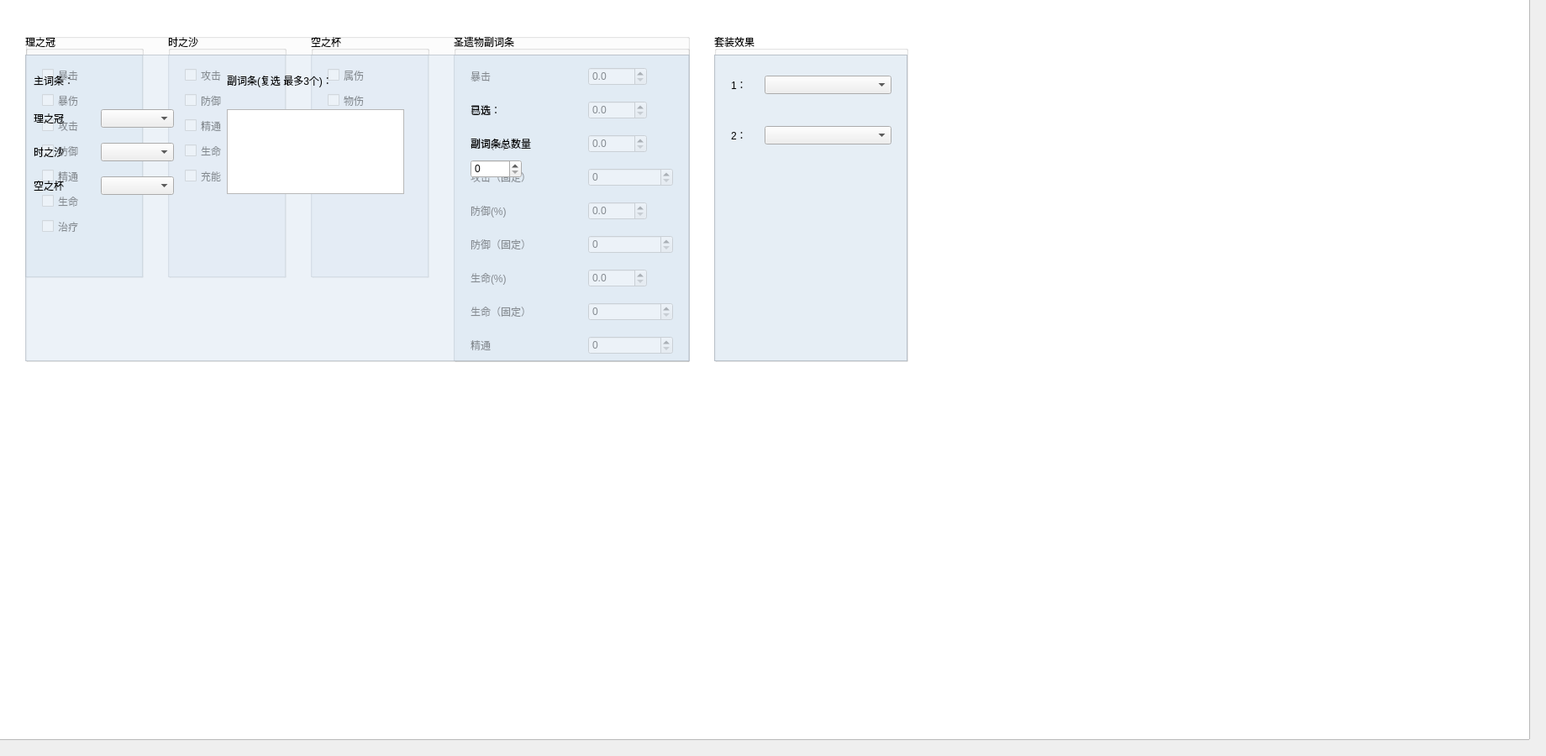
    <widget class="QWidget" name="tab_4">
     <attribute name="title">
      <string>圣遗物</string>
     </attribute>
     <widget class="QGroupBox" name="grp_head">
      <property name="geometry">
       <rect>
        <x>30</x>
        <y>40</y>
        <width>141</width>
        <height>291</height>
       </rect>
      </property>
      <property name="title">
       <string>理之冠</string>
      </property>
      <widget class="QCheckBox" name="cbox_h_cr">
       <property name="geometry">
        <rect>
         <x>20</x>
         <y>40</y>
         <width>91</width>
         <height>19</height>
        </rect>
       </property>
       <property name="text">
        <string>暴击</string>
       </property>
      </widget>
      <widget class="QCheckBox" name="cbox_h_cd">
       <property name="geometry">
        <rect>
         <x>20</x>
         <y>70</y>
         <width>91</width>
         <height>19</height>
        </rect>
       </property>
       <property name="text">
        <string>暴伤</string>
       </property>
      </widget>
      <widget class="QCheckBox" name="cbox_h_ar">
       <property name="geometry">
        <rect>
         <x>20</x>
         <y>100</y>
         <width>91</width>
         <height>19</height>
        </rect>
       </property>
       <property name="text">
        <string>攻击</string>
       </property>
      </widget>
      <widget class="QCheckBox" name="cbox_h_dr">
       <property name="geometry">
        <rect>
         <x>20</x>
         <y>130</y>
         <width>91</width>
         <height>19</height>
        </rect>
       </property>
       <property name="text">
        <string>防御</string>
       </property>
      </widget>
      <widget class="QCheckBox" name="cbox_h_em">
       <property name="geometry">
        <rect>
         <x>20</x>
         <y>160</y>
         <width>91</width>
         <height>19</height>
        </rect>
       </property>
       <property name="text">
        <string>精通</string>
       </property>
      </widget>
      <widget class="QCheckBox" name="cbox_h_hr">
       <property name="geometry">
        <rect>
         <x>20</x>
         <y>190</y>
         <width>91</width>
         <height>19</height>
        </rect>
       </property>
       <property name="text">
        <string>生命</string>
       </property>
      </widget>
      <widget class="QCheckBox" name="cbox_h_dheal">
       <property name="geometry">
        <rect>
         <x>20</x>
         <y>220</y>
         <width>91</width>
         <height>19</height>
        </rect>
       </property>
       <property name="text">
        <string>治疗</string>
       </property>
      </widget>
      <widget class="QGraphicsView" name="graphicsView_12">
       <property name="geometry">
        <rect>
         <x>0</x>
         <y>25</y>
         <width>140</width>
         <height>265</height>
        </rect>
       </property>
       <property name="styleSheet">
        <string notr="true">background-color: rgba(224, 234, 244,200)</string>
       </property>
      </widget>
      <zorder>graphicsView_12</zorder>
      <zorder>cbox_h_cr</zorder>
      <zorder>cbox_h_cd</zorder>
      <zorder>cbox_h_ar</zorder>
      <zorder>cbox_h_dr</zorder>
      <zorder>cbox_h_em</zorder>
      <zorder>cbox_h_hr</zorder>
      <zorder>cbox_h_dheal</zorder>
     </widget>
     <widget class="QGroupBox" name="grp_glass">
      <property name="geometry">
       <rect>
        <x>200</x>
        <y>40</y>
        <width>141</width>
        <height>291</height>
       </rect>
      </property>
      <property name="title">
       <string>时之沙</string>
      </property>
      <widget class="QCheckBox" name="cbox_g_ar">
       <property name="geometry">
        <rect>
         <x>20</x>
         <y>40</y>
         <width>91</width>
         <height>19</height>
        </rect>
       </property>
       <property name="text">
        <string>攻击</string>
       </property>
      </widget>
      <widget class="QCheckBox" name="cbox_g_dr">
       <property name="geometry">
        <rect>
         <x>20</x>
         <y>70</y>
         <width>91</width>
         <height>19</height>
        </rect>
       </property>
       <property name="text">
        <string>防御</string>
       </property>
      </widget>
      <widget class="QCheckBox" name="cbox_g_em">
       <property name="geometry">
        <rect>
         <x>20</x>
         <y>100</y>
         <width>91</width>
         <height>19</height>
        </rect>
       </property>
       <property name="text">
        <string>精通</string>
       </property>
      </widget>
      <widget class="QCheckBox" name="cbox_g_hr">
       <property name="geometry">
        <rect>
         <x>20</x>
         <y>130</y>
         <width>91</width>
         <height>19</height>
        </rect>
       </property>
       <property name="text">
        <string>生命</string>
       </property>
      </widget>
      <widget class="QCheckBox" name="cbox_g_ef">
       <property name="geometry">
        <rect>
         <x>20</x>
         <y>160</y>
         <width>91</width>
         <height>19</height>
        </rect>
       </property>
       <property name="text">
        <string>充能</string>
       </property>
      </widget>
      <widget class="QGraphicsView" name="graphicsView_10">
       <property name="geometry">
        <rect>
         <x>0</x>
         <y>25</y>
         <width>140</width>
         <height>265</height>
        </rect>
       </property>
       <property name="styleSheet">
        <string notr="true">background-color: rgba(224, 234, 244,150)</string>
       </property>
      </widget>
      <zorder>graphicsView_10</zorder>
      <zorder>cbox_g_ar</zorder>
      <zorder>cbox_g_dr</zorder>
      <zorder>cbox_g_em</zorder>
      <zorder>cbox_g_hr</zorder>
      <zorder>cbox_g_ef</zorder>
     </widget>
     <widget class="QGroupBox" name="grp_cup">
      <property name="geometry">
       <rect>
        <x>370</x>
        <y>40</y>
        <width>141</width>
        <height>291</height>
       </rect>
      </property>
      <property name="title">
       <string>空之杯</string>
      </property>
      <widget class="QCheckBox" name="cbox_c_ed">
       <property name="geometry">
        <rect>
         <x>20</x>
         <y>40</y>
         <width>91</width>
         <height>19</height>
        </rect>
       </property>
       <property name="text">
        <string>属伤</string>
       </property>
      </widget>
      <widget class="QCheckBox" name="cbox_c_dphys">
       <property name="geometry">
        <rect>
         <x>20</x>
         <y>70</y>
         <width>91</width>
         <height>19</height>
        </rect>
       </property>
       <property name="text">
        <string>物伤</string>
       </property>
      </widget>
      <widget class="QCheckBox" name="cbox_c_ar">
       <property name="geometry">
        <rect>
         <x>20</x>
         <y>100</y>
         <width>91</width>
         <height>19</height>
        </rect>
       </property>
       <property name="text">
        <string>攻击</string>
       </property>
      </widget>
      <widget class="QCheckBox" name="cbox_c_em">
       <property name="geometry">
        <rect>
         <x>20</x>
         <y>130</y>
         <width>91</width>
         <height>19</height>
        </rect>
       </property>
       <property name="text">
        <string>精通</string>
       </property>
      </widget>
      <widget class="QCheckBox" name="cbox_c_hr">
       <property name="geometry">
        <rect>
         <x>20</x>
         <y>160</y>
         <width>91</width>
         <height>19</height>
        </rect>
       </property>
       <property name="text">
        <string>生命</string>
       </property>
      </widget>
      <widget class="QGraphicsView" name="graphicsView_11">
       <property name="geometry">
        <rect>
         <x>0</x>
         <y>25</y>
         <width>140</width>
         <height>265</height>
        </rect>
       </property>
       <property name="styleSheet">
        <string notr="true">background-color: rgba(224, 234, 244,150)</string>
       </property>
      </widget>
      <zorder>graphicsView_11</zorder>
      <zorder>cbox_c_ed</zorder>
      <zorder>cbox_c_dphys</zorder>
      <zorder>cbox_c_ar</zorder>
      <zorder>cbox_c_em</zorder>
      <zorder>cbox_c_hr</zorder>
     </widget>
     <widget class="QGraphicsView" name="graphicsView_2">
      <property name="geometry">
       <rect>
        <x>-10</x>
        <y>-10</y>
        <width>1831</width>
        <height>891</height>
       </rect>
      </property>
      <property name="styleSheet">
       <string notr="true">background: url(./data/bg.png);	</string>
      </property>
     </widget>
     <widget class="QGroupBox" name="grp_sub">
      <property name="geometry">
       <rect>
        <x>540</x>
        <y>40</y>
        <width>281</width>
        <height>391</height>
       </rect>
      </property>
      <property name="title">
       <string>圣遗物副词条</string>
      </property>
      <widget class="QLabel" name="label_4">
       <property name="geometry">
        <rect>
         <x>20</x>
         <y>40</y>
         <width>61</width>
         <height>21</height>
        </rect>
       </property>
       <property name="text">
        <string>暴击</string>
       </property>
      </widget>
      <widget class="QDoubleSpinBox" name="digit_cr">
       <property name="geometry">
        <rect>
         <x>160</x>
         <y>40</y>
         <width>70</width>
         <height>22</height>
        </rect>
       </property>
       <property name="decimals">
        <number>1</number>
       </property>
       <property name="maximum">
        <double>1000.000000000000000</double>
       </property>
       <property name="singleStep">
        <double>1.000000000000000</double>
       </property>
      </widget>
      <widget class="QLabel" name="label_10">
       <property name="geometry">
        <rect>
         <x>20</x>
         <y>240</y>
         <width>101</width>
         <height>21</height>
        </rect>
       </property>
       <property name="text">
        <string>防御（固定）</string>
       </property>
      </widget>
      <widget class="QDoubleSpinBox" name="digit_cd">
       <property name="geometry">
        <rect>
         <x>160</x>
         <y>80</y>
         <width>70</width>
         <height>22</height>
        </rect>
       </property>
       <property name="decimals">
        <number>1</number>
       </property>
       <property name="maximum">
        <double>1000.000000000000000</double>
       </property>
       <property name="singleStep">
        <double>1.000000000000000</double>
       </property>
      </widget>
      <widget class="QDoubleSpinBox" name="digit_ar">
       <property name="geometry">
        <rect>
         <x>160</x>
         <y>120</y>
         <width>70</width>
         <height>22</height>
        </rect>
       </property>
       <property name="decimals">
        <number>1</number>
       </property>
       <property name="maximum">
        <double>1000.000000000000000</double>
       </property>
       <property name="singleStep">
        <double>1.000000000000000</double>
       </property>
      </widget>
      <widget class="QDoubleSpinBox" name="digit_dr">
       <property name="geometry">
        <rect>
         <x>160</x>
         <y>200</y>
         <width>70</width>
         <height>22</height>
        </rect>
       </property>
       <property name="decimals">
        <number>1</number>
       </property>
       <property name="maximum">
        <double>1000.000000000000000</double>
       </property>
       <property name="singleStep">
        <double>1.000000000000000</double>
       </property>
      </widget>
      <widget class="QLabel" name="label_9">
       <property name="geometry">
        <rect>
         <x>20</x>
         <y>200</y>
         <width>71</width>
         <height>21</height>
        </rect>
       </property>
       <property name="text">
        <string>防御(%)</string>
       </property>
      </widget>
      <widget class="QLabel" name="label_8">
       <property name="geometry">
        <rect>
         <x>20</x>
         <y>160</y>
         <width>101</width>
         <height>21</height>
        </rect>
       </property>
       <property name="text">
        <string>攻击（固定）</string>
       </property>
      </widget>
      <widget class="QLabel" name="label_7">
       <property name="geometry">
        <rect>
         <x>20</x>
         <y>120</y>
         <width>71</width>
         <height>21</height>
        </rect>
       </property>
       <property name="text">
        <string>攻击(%)</string>
       </property>
      </widget>
      <widget class="QLabel" name="label_5">
       <property name="geometry">
        <rect>
         <x>20</x>
         <y>80</y>
         <width>61</width>
         <height>21</height>
        </rect>
       </property>
       <property name="text">
        <string>暴伤</string>
       </property>
      </widget>
      <widget class="QLabel" name="label_11">
       <property name="geometry">
        <rect>
         <x>20</x>
         <y>280</y>
         <width>71</width>
         <height>21</height>
        </rect>
       </property>
       <property name="text">
        <string>生命(%)</string>
       </property>
      </widget>
      <widget class="QLabel" name="label_12">
       <property name="geometry">
        <rect>
         <x>20</x>
         <y>320</y>
         <width>101</width>
         <height>21</height>
        </rect>
       </property>
       <property name="text">
        <string>生命（固定）</string>
       </property>
      </widget>
      <widget class="QDoubleSpinBox" name="digit_hr">
       <property name="geometry">
        <rect>
         <x>160</x>
         <y>280</y>
         <width>70</width>
         <height>22</height>
        </rect>
       </property>
       <property name="decimals">
        <number>1</number>
       </property>
       <property name="maximum">
        <double>1000.000000000000000</double>
       </property>
       <property name="singleStep">
        <double>1.000000000000000</double>
       </property>
      </widget>
      <widget class="QSpinBox" name="digit_sh">
       <property name="geometry">
        <rect>
         <x>160</x>
         <y>320</y>
         <width>101</width>
         <height>22</height>
        </rect>
       </property>
       <property name="maximum">
        <number>5000</number>
       </property>
      </widget>
      <widget class="QSpinBox" name="digit_sd">
       <property name="geometry">
        <rect>
         <x>160</x>
         <y>240</y>
         <width>101</width>
         <height>22</height>
        </rect>
       </property>
       <property name="maximum">
        <number>5000</number>
       </property>
      </widget>
      <widget class="QSpinBox" name="digit_sa">
       <property name="geometry">
        <rect>
         <x>160</x>
         <y>160</y>
         <width>101</width>
         <height>22</height>
        </rect>
       </property>
       <property name="maximum">
        <number>5000</number>
       </property>
      </widget>
      <widget class="QLabel" name="label_20">
       <property name="geometry">
        <rect>
         <x>20</x>
         <y>360</y>
         <width>101</width>
         <height>21</height>
        </rect>
       </property>
       <property name="text">
        <string>精通</string>
       </property>
      </widget>
      <widget class="QSpinBox" name="digit_em">
       <property name="geometry">
        <rect>
         <x>160</x>
         <y>360</y>
         <width>101</width>
         <height>22</height>
        </rect>
       </property>
       <property name="maximum">
        <number>5000</number>
       </property>
      </widget>
      <widget class="QGraphicsView" name="graphicsView_13">
       <property name="geometry">
        <rect>
         <x>0</x>
         <y>25</y>
         <width>280</width>
         <height>365</height>
        </rect>
       </property>
       <property name="styleSheet">
        <string notr="true">background-color: rgba(224, 234, 244,200)</string>
       </property>
      </widget>
      <zorder>graphicsView_13</zorder>
      <zorder>label_4</zorder>
      <zorder>digit_cr</zorder>
      <zorder>label_10</zorder>
      <zorder>digit_cd</zorder>
      <zorder>digit_ar</zorder>
      <zorder>digit_dr</zorder>
      <zorder>label_9</zorder>
      <zorder>label_8</zorder>
      <zorder>label_7</zorder>
      <zorder>label_5</zorder>
      <zorder>label_11</zorder>
      <zorder>label_12</zorder>
      <zorder>digit_hr</zorder>
      <zorder>digit_sh</zorder>
      <zorder>digit_sd</zorder>
      <zorder>digit_sa</zorder>
      <zorder>label_20</zorder>
      <zorder>digit_em</zorder>
     </widget>
     <widget class="QGroupBox" name="groupBox_6">
      <property name="geometry">
       <rect>
        <x>850</x>
        <y>40</y>
        <width>231</width>
        <height>391</height>
       </rect>
      </property>
      <property name="title">
       <string>套装效果</string>
      </property>
      <widget class="QComboBox" name="cb_aeffect1">
       <property name="geometry">
        <rect>
         <x>60</x>
         <y>50</y>
         <width>151</width>
         <height>22</height>
        </rect>
       </property>
      </widget>
      <widget class="QComboBox" name="cb_aeffect2">
       <property name="geometry">
        <rect>
         <x>60</x>
         <y>110</y>
         <width>151</width>
         <height>22</height>
        </rect>
       </property>
      </widget>
      <widget class="QLabel" name="label_15">
       <property name="geometry">
        <rect>
         <x>20</x>
         <y>50</y>
         <width>61</width>
         <height>21</height>
        </rect>
       </property>
       <property name="text">
        <string>1：</string>
       </property>
      </widget>
      <widget class="QLabel" name="label_16">
       <property name="geometry">
        <rect>
         <x>20</x>
         <y>110</y>
         <width>61</width>
         <height>21</height>
        </rect>
       </property>
       <property name="text">
        <string>2：</string>
       </property>
      </widget>
      <widget class="QGraphicsView" name="graphicsView_14">
       <property name="geometry">
        <rect>
         <x>0</x>
         <y>25</y>
         <width>230</width>
         <height>365</height>
        </rect>
       </property>
       <property name="styleSheet">
        <string notr="true">background-color: rgba(224, 234, 244,200)</string>
       </property>
      </widget>
      <zorder>graphicsView_14</zorder>
      <zorder>cb_aeffect1</zorder>
      <zorder>cb_aeffect2</zorder>
      <zorder>label_15</zorder>
      <zorder>label_16</zorder>
     </widget>
     <widget class="QGroupBox" name="groupBox_11">
      <property name="geometry">
       <rect>
        <x>30</x>
        <y>40</y>
        <width>791</width>
        <height>391</height>
       </rect>
      </property>
      <property name="title">
       <string/>
      </property>
      <widget class="QComboBox" name="cb_main_head">
       <property name="geometry">
        <rect>
         <x>90</x>
         <y>90</y>
         <width>87</width>
         <height>22</height>
        </rect>
       </property>
       <property name="styleSheet">
        <string notr="true">font: 9pt &quot;汉仪文黑-85W&quot;;</string>
       </property>
      </widget>
      <widget class="QComboBox" name="cb_main_glass">
       <property name="geometry">
        <rect>
         <x>90</x>
         <y>130</y>
         <width>87</width>
         <height>22</height>
        </rect>
       </property>
       <property name="styleSheet">
        <string notr="true">font: 9pt &quot;汉仪文黑-85W&quot;;</string>
       </property>
      </widget>
      <widget class="QComboBox" name="cb_main_cup">
       <property name="geometry">
        <rect>
         <x>90</x>
         <y>170</y>
         <width>87</width>
         <height>22</height>
        </rect>
       </property>
       <property name="styleSheet">
        <string notr="true">font: 9pt &quot;汉仪文黑-85W&quot;;</string>
       </property>
      </widget>
      <widget class="QGraphicsView" name="graphicsView_17">
       <property name="geometry">
        <rect>
         <x>0</x>
         <y>25</y>
         <width>791</width>
         <height>365</height>
        </rect>
       </property>
       <property name="styleSheet">
        <string notr="true">background-color: rgba(224, 234, 244,150)</string>
       </property>
      </widget>
      <widget class="QLabel" name="label">
       <property name="geometry">
        <rect>
         <x>10</x>
         <y>90</y>
         <width>72</width>
         <height>21</height>
        </rect>
       </property>
       <property name="styleSheet">
        <string notr="true">font: 9pt &quot;汉仪文黑-85W&quot;;</string>
       </property>
       <property name="text">
        <string>理之冠</string>
       </property>
      </widget>
      <widget class="QLabel" name="label_25">
       <property name="geometry">
        <rect>
         <x>10</x>
         <y>130</y>
         <width>72</width>
         <height>21</height>
        </rect>
       </property>
       <property name="styleSheet">
        <string notr="true">font: 9pt &quot;汉仪文黑-85W&quot;;</string>
       </property>
       <property name="text">
        <string>时之沙</string>
       </property>
      </widget>
      <widget class="QLabel" name="label_26">
       <property name="geometry">
        <rect>
         <x>10</x>
         <y>170</y>
         <width>72</width>
         <height>21</height>
        </rect>
       </property>
       <property name="styleSheet">
        <string notr="true">font: 9pt &quot;汉仪文黑-85W&quot;;</string>
       </property>
       <property name="text">
        <string>空之杯</string>
       </property>
      </widget>
      <widget class="QLabel" name="label_27">
       <property name="geometry">
        <rect>
         <x>240</x>
         <y>40</y>
         <width>181</width>
         <height>31</height>
        </rect>
       </property>
       <property name="text">
        <string>副词条(复选 最多3个)：</string>
       </property>
      </widget>
      <widget class="QLabel" name="label_28">
       <property name="geometry">
        <rect>
         <x>10</x>
         <y>40</y>
         <width>121</width>
         <height>31</height>
        </rect>
       </property>
       <property name="styleSheet">
        <string notr="true">font: 11pt &quot;汉仪文黑-85W&quot;;</string>
       </property>
       <property name="text">
        <string>主词条：</string>
       </property>
      </widget>
      <widget class="QListView" name="listView">
       <property name="geometry">
        <rect>
         <x>240</x>
         <y>90</y>
         <width>211</width>
         <height>101</height>
        </rect>
       </property>
      </widget>
      <widget class="QLabel" name="label_subs">
       <property name="geometry">
        <rect>
         <x>530</x>
         <y>80</y>
         <width>221</width>
         <height>21</height>
        </rect>
       </property>
       <property name="styleSheet">
        <string notr="true">font: 9pt &quot;汉仪文黑-85W&quot;;</string>
       </property>
       <property name="text">
        <string>已选：</string>
       </property>
      </widget>
      <widget class="QSpinBox" name="spb_nsub">
       <property name="geometry">
        <rect>
         <x>530</x>
         <y>150</y>
         <width>61</width>
         <height>22</height>
        </rect>
       </property>
       <property name="styleSheet">
        <string notr="true">font: 9pt &quot;汉仪文黑-85W&quot;;</string>
       </property>
      </widget>
      <widget class="QLabel" name="label_subs_2">
       <property name="geometry">
        <rect>
         <x>530</x>
         <y>120</y>
         <width>221</width>
         <height>21</height>
        </rect>
       </property>
       <property name="styleSheet">
        <string notr="true">font: 9pt &quot;汉仪文黑-85W&quot;;</string>
       </property>
       <property name="text">
        <string>副词条总数量</string>
       </property>
      </widget>
      <zorder>graphicsView_17</zorder>
      <zorder>cb_main_head</zorder>
      <zorder>cb_main_glass</zorder>
      <zorder>cb_main_cup</zorder>
      <zorder>label</zorder>
      <zorder>label_25</zorder>
      <zorder>label_26</zorder>
      <zorder>label_27</zorder>
      <zorder>label_28</zorder>
      <zorder>listView</zorder>
      <zorder>label_subs</zorder>
      <zorder>spb_nsub</zorder>
      <zorder>label_subs_2</zorder>
     </widget>
     <zorder>graphicsView_2</zorder>
     <zorder>grp_head</zorder>
     <zorder>grp_glass</zorder>
     <zorder>grp_cup</zorder>
     <zorder>grp_sub</zorder>
     <zorder>groupBox_6</zorder>
     <zorder>groupBox_11</zorder>
    </widget>
